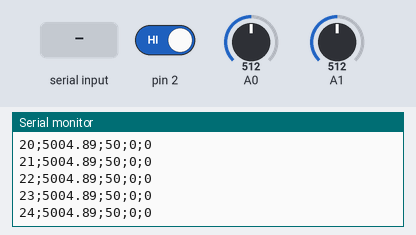
A sketch run on a simulated Arduino Uno, built with avr-gcc and run on an emulated ATmega328P. On the bench: the last lines printed to the serial monitor. The inputs (shaded band) are chosen by the test bench; at power-on: A0 = 512, A1 = 512, pin 2 HIGH.

Above: at 1.2 s.
1.3 s: A0 set to 716
At 1.32 s:
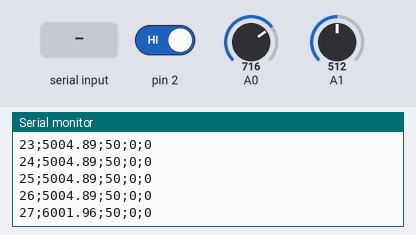
2.8 s: A1 set to 716
At 2.82 s:
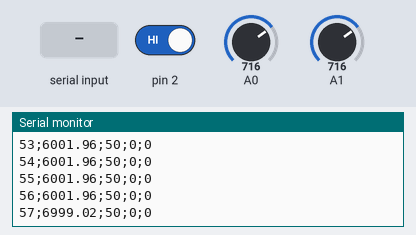
4.3 s: pin 2 driven LOW
5.8 s: "1\n" received over Serial
7.3 s: "2\n" received over Serial
8.8 s: A0 set to 900
At 8.83 s:
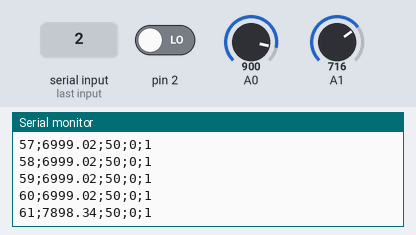
Timing chart, 0 to 11.3 s (numbered marks = the images above; inputs shaded):
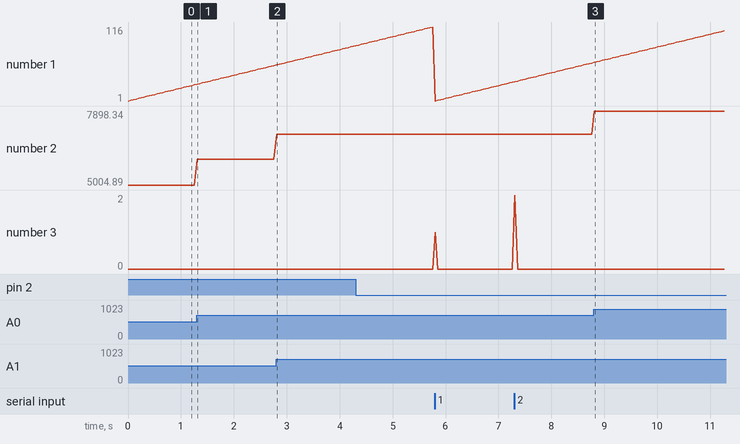

Measured:
- after the input at 1.3 s, the serial monitor: prints a new line at once (image 1)
- plotted number 2: 5004.89 → 6001.96 after the input at 1.3 s

The sketch:

arduino_sharp.ino
```cpp
/*
 * demo sketch for PLX DAQ v2
 * Moving Real Time Data Diagramm
 */

bool analog_ref = 0;
unsigned long n_muestra=0;
int Ts =50;
int n_documento =0;
int readvalue = 0;
short int logic_analyzer = 0;

String str;
char firstChar ;

double val=0;
double voltage_derivative=0;
double interval = 0;
double val_prev=0;
double ref = 0;

unsigned long n_sample;
unsigned long previousTime=0;
unsigned long time_t=0;
unsigned long retardo = 0;
unsigned long retardo_prev =0;

void setup() {
    analog_ref = 1;
    analogReference(DEFAULT);
    Serial.begin(38400);
    if(Ts==0)Ts=10;
    //analogReference(INTERNAL);
    pinMode(2, INPUT);
    pinMode(3, INPUT);
    attachInterrupt(digitalPinToInterrupt(2),ISR_falling, FALLING);
    //attachInterrupt(digitalPinToInterrupt(3),ISR_falling, FALLING);

}
void ISR_rising()
{
  logic_analyzer = 1;
  n_documento++;
  }
  void ISR_falling()
{
  n_documento++;
  logic_analyzer = 0;
  }

void loop() {
  retardo = millis();

       if(val/10000.0 < 0.9 && analog_ref == 1)
       {
        analog_ref = 0;
        analogReference(INTERNAL);
        for(int z=0;z<20;z++)//para acondicionar el ADC a la nueva referencia
        {
        val = analogRead(A0)* (10000.0 / 1023.0);
        val = (val + analogRead(A1)* (10000.0 / 1023.0))/2;
        }
       }
       else if(val/10000.0 > 0.9 && analog_ref == 0){
        analog_ref = 1;
       analogReference(DEFAULT);
       for(int z=0;z<20;z++)//para acondicionar el ADC a la nueva referencia
        {
        val = analogRead(A0)* (50000.0 / 1023.0);
        val = (val + analogRead(A1)* (50000.0 / 1023.0))/2;
        }
       }

       firstChar='0';
      if(Serial.available() > 0)
      {
        str = Serial.readStringUntil('\n');
        firstChar = str.charAt(0);
        switch(firstChar){
        case '1':
           n_muestra = 0 ;
           readvalue =0;
           n_documento=0;
           val=0;
           val_prev=0;
        break;
        case '2':
          n_documento++;
        break;
        case '5':
          n_muestra=0;
          val=1.33;
          val_prev=1.33;
        break;
        }
      }

       previousTime = time_t;
       val_prev=val;
       val=0;
       if(analog_ref == 0){
        val = analogRead(A0)* (10000.0 / 1023.0);
        val = (val + analogRead(A1)* (10000.0 / 1023.0))/2;
       }else {
        val = analogRead(A0)* (50000.0 / 1023.0);
        val = (val + analogRead(A1)* (50000.0 / 1023.0))/2;
       }
        time_t = millis();
        interval = (time_t - previousTime);
        voltage_derivative= (val-val_prev)/interval; // V/us
        n_muestra++;


  Serial.println( (String) n_muestra + ";" + (val-ref) + ";" + Ts + ";" + firstChar + ";" + n_documento); //depuracion

        retardo=  millis()-retardo;
        retardo_prev=retardo;

  delay(Ts-retardo);

}
```
